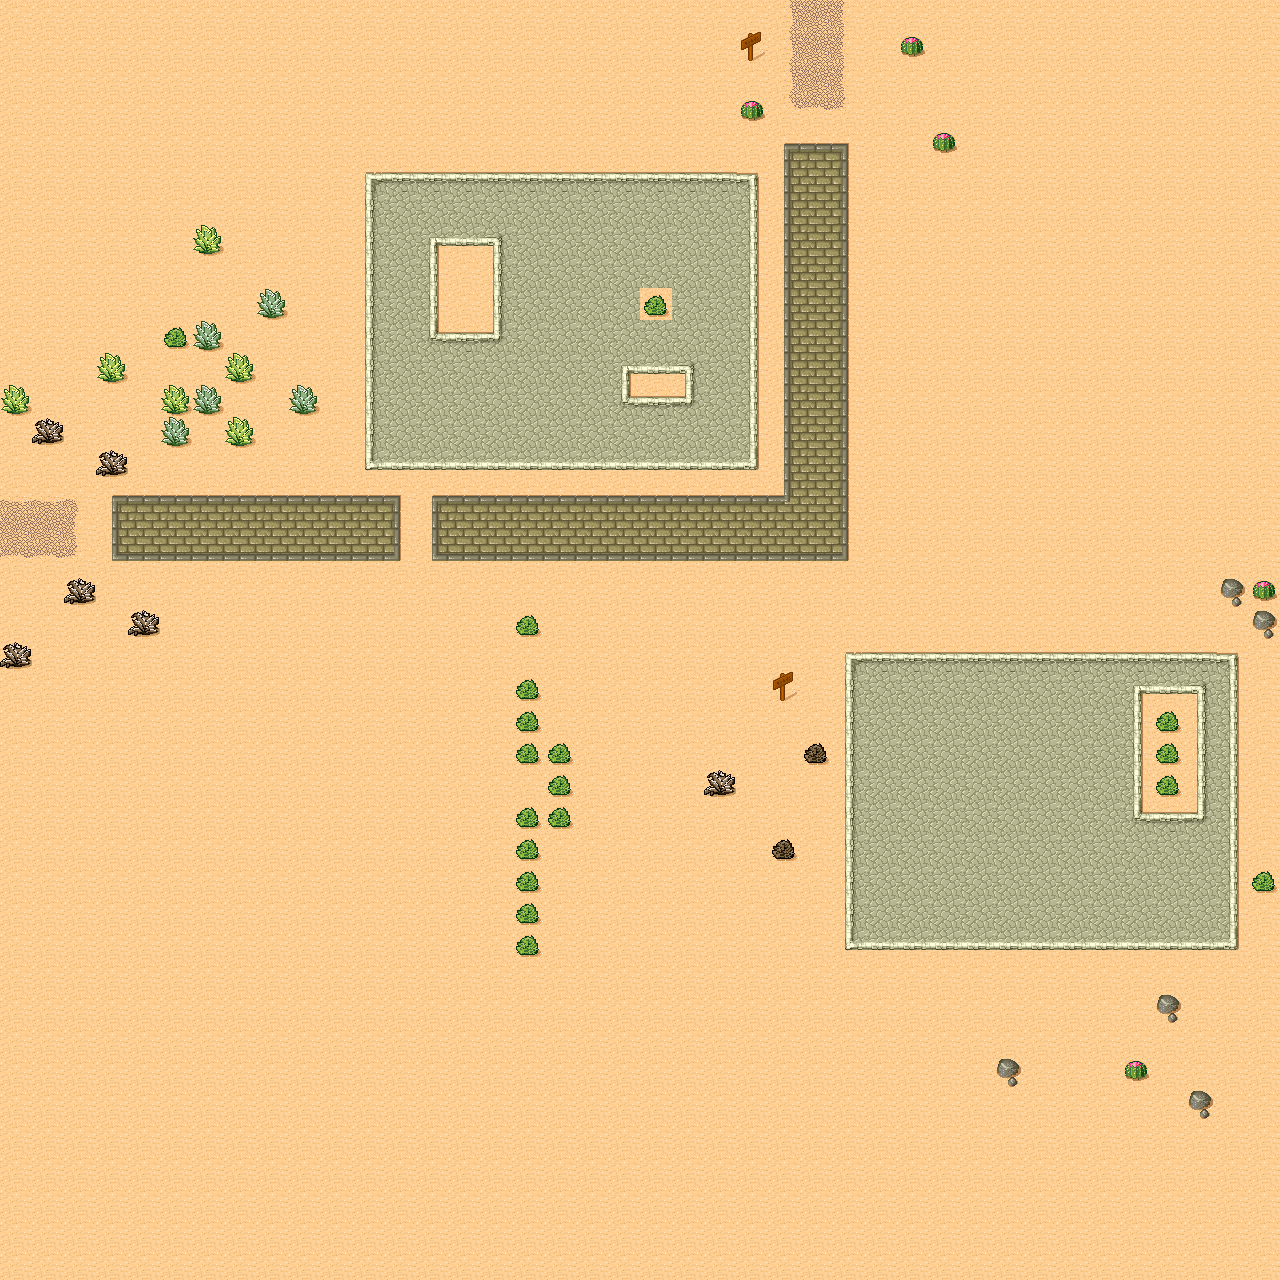

This game map was drawn from its Tiled (.tmx) file and the tilesets committed beside it. A one-line description and the trimmed map source follow:
An orthogonal 40x40 tile map with 32x32 px tiles, 1 tile layer (Ground) and 3 objects (player1, player2, player3).

<map version="1.0" orientation="orthogonal" renderorder="right-down" width="40" height="40" tilewidth="32" tileheight="32" nextobjectid="10">
 <tileset firstgid="1" source="desert.tsx" />
 <layer name="Ground" width="40" height="40">
  <data>[1600 cells, 1600 non-empty, 40 distinct tile ids]</data>
 </layer>
 <objectgroup name="grass">
  <object id="7" name="player1" x="433.333" y="727.273" />
  <object id="8" name="player2" x="439.394" y="775.758" />
  <object id="9" name="player3" x="439.394" y="836.364" />
 </objectgroup>
</map>
